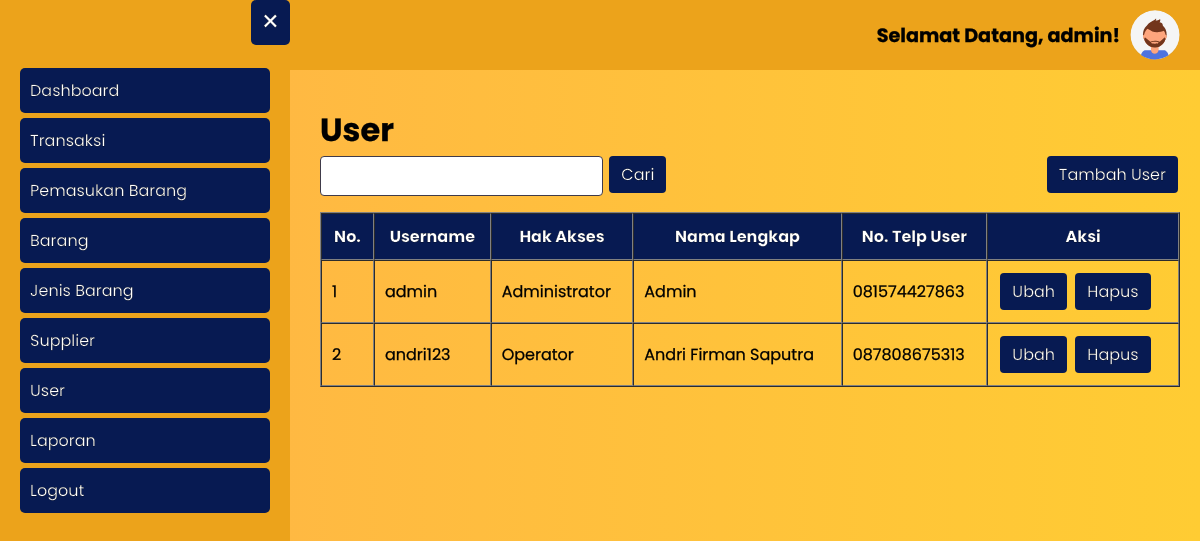
Page /user/user.php (signed in) on the committed database.
### tables this page shows
CREATE TABLE `user` (
  `id_user` int(11) NOT NULL,
  `username` varchar(20) NOT NULL,
  `password` varchar(300) NOT NULL,
  `hak_akses` enum('administrator','operator') NOT NULL,
  `nama_lengkap` varchar(50) NOT NULL,
  `no_telp_user` varchar(20) NOT NULL
);

### user/user.php (the view, shortened to what this page needs)
<?php
require_once '../koneksi.php';
$user = mysqli_query($koneksi, "SELECT * FROM user ORDER BY hak_akses ASC");
$id_user = htmlspecialchars($_SESSION['id_user']);
$data_profile = mysqli_fetch_assoc(mysqli_query($koneksi, "SELECT * FROM user WHERE id_user = '$id_user'"));
?>
<html>
<head>
	<?php include_once '../include/head.php'; ?>
</head>
<body class="bg-gradient">
    <?php include_once '../include/topbar.php' ?>
	<?php include_once '../include/sidebar.php'; ?>
	<div class="main-content">
		<div class="my">
			<h1>User</h1>
			<form method="get" class="inline-block form-cari-input">
				<input type="text" name="cari" value="<?= (isset($_GET['btnCari'])? $cari : ''); ?>">
				<button type="submit" class="btn" name="btnCari">Cari</button>
			</form>
			<a href="<?= BASE_URL; ?>user/tambah_user.php" class="btn float-right">Tambah User</a>
			<table border="1" cellpadding="10" cellspacing="0">
				<thead class="thead">
					<tr>
						<th>No.</th>
						<th>Username</th>
						<th>Hak Akses</th>
						<th>Nama Lengkap</th>
						<th>No. Telp User</th>
						<?php if ($data_profile['hak_akses'] == 'administrator'): ?>
							<th>Aksi</th>
						<?php endif ?>
					</tr>
				</thead>
				<tbody>
					<?php $i = 1; ?>
					<?php foreach ($user as $du): ?>
						<tr>
							<td><?= $i++; ?></td>
							<td><?= $du['username']; ?></td>
							<td><?= ucwords($du['hak_akses']); ?></td>
							<td><?= $du['nama_lengkap']; ?></td>
							<td><?= $du['no_telp_user']; ?></td>
							<?php if ($data_profile['hak_akses'] == 'administrator'): ?>
								<td>
									<a href="ubah_user.php?id_user=<?= $du['id_user']; ?>" class="btn">Ubah</a>
									<a onclick="return confirm('Apakah Anda yakin ingin menghapus user <?= $du['username']; ?>?')" href="hapus_user.php?id_user=<?= $du['id_user']; ?>" class="btn">Hapus</a>
								</td>
							<?php endif ?>
						</tr>
					<?php endforeach ?>
				</tbody>
			</table>
		</div>
	</div>
</body>
</html>

### include/topbar.php
<button class="open-btn">&#9776;</button>
<div class="topbar">
	<h1>Selamat Datang, <?= $data_profile['username']; ?>!</h1>
	<a href="<?= BASE_URL; ?>user/profile.php">
		<img src="<?= BASE_URL; ?>assets/img/profile_pic.svg" alt="Profile Picture">
	</a>
</div>

### assets/style.css (style rules this page uses)
* { font-family: 'Poppins', sans-serif; -webkit-text-stroke-width: .25px; -webkit-text-stroke-color: black; }
body { margin: 0; padding: 0; }
.bg-gradient { background: rgb(255,179,71); background: linear-gradient(90deg, rgba(255,179,71,1) 0%, rgba(255,204,51,1) 100%); }
.form-cari-input input { color: #495057; background-color: #fff; border: 1px solid #403B4A; border-radius: 0.25rem; padding: 0.55rem 0.75rem; }
.thead { background-color: #071a52; color: white; }
.my { margin: 1rem 0; }
.main-content { margin-left: 300px; padding: 20px; transition: all 0.3s ease-in-out; }
.main-content h1 { padding: 0; margin: 0; }
.open-btn { position: absolute; left: 10px; top: 10px; font-size: 30px; padding: 0 10px; cursor: pointer; border-radius: 5px; background: #071a52; border: none; color: white; }
.topbar { display: flex; justify-content: flex-end; align-items: center; background-color: #eca31b; padding: 10px 20px; }
.topbar img { height: 50px; width: 50px; border-radius: 50%; margin-left: 10px; margin-right: 0; }
.topbar h1 { font-size: 1.2em; margin: 0; }
.btn { margin: 2px; display: inline-block; font-size: 1rem; color: black; text-align: center; border: 1px solid black; padding: 0.375rem 0.75rem; border-radius: 0.25rem; text-decoration: none; cursor: pointer; background: #071a52; border: none; color: white; }
.inline-block { display: inline-block; }
.float-right { float: right; }
table { width: 100%; }

### rows in the picture
user: username "admin", hak_akses "Administrator", nama_lengkap "Admin", no_telp_user "081574427863"
user: username "andri123", hak_akses "Operator", nama_lengkap "Andri Firman Saputra", no_telp_user "087808675313"
